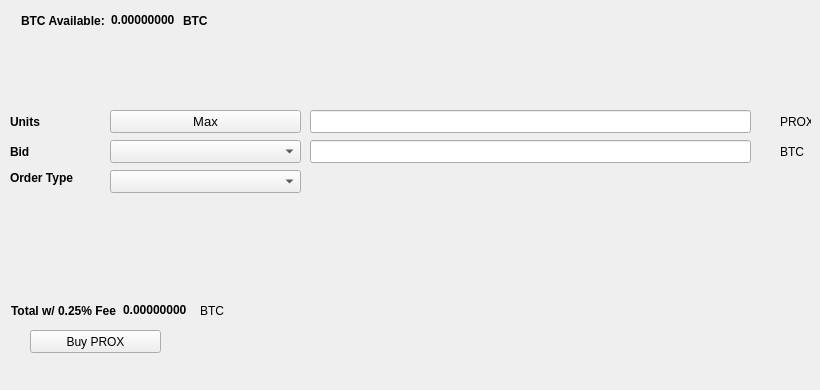
   <widget class="QWidget" name="BuyTab">
    <attribute name="title">
     <string>Buy</string>
    </attribute>
    <widget class="QPushButton" name="BuyPROX">
     <property name="geometry">
      <rect>
       <x>30</x>
       <y>330</y>
       <width>131</width>
       <height>23</height>
      </rect>
     </property>
     <property name="text">
      <string>Buy PROX</string>
     </property>
     <property name="icon">
      <iconset resource="../prox.qrc">
       <normaloff>:/icons/bitcoin</normaloff>:/icons/bitcoin</iconset>
     </property>
    </widget>
    <widget class="QLabel" name="label_3">
     <property name="geometry">
      <rect>
       <x>10</x>
       <y>110</y>
       <width>46</width>
       <height>23</height>
      </rect>
     </property>
     <property name="font">
      <font>
       <weight>75</weight>
       <bold>true</bold>
      </font>
     </property>
     <property name="text">
      <string>Units</string>
     </property>
    </widget>
    <widget class="QLineEdit" name="UnitsInput">
     <property name="geometry">
      <rect>
       <x>310</x>
       <y>110</y>
       <width>441</width>
       <height>23</height>
      </rect>
     </property>
     <property name="font">
      <font>
       <pointsize>9</pointsize>
       <weight>75</weight>
       <bold>true</bold>
      </font>
     </property>
    </widget>
    <widget class="QLineEdit" name="BuyBidPriceEdit">
     <property name="geometry">
      <rect>
       <x>310</x>
       <y>140</y>
       <width>441</width>
       <height>23</height>
      </rect>
     </property>
     <property name="font">
      <font>
       <pointsize>9</pointsize>
       <weight>75</weight>
       <bold>true</bold>
      </font>
     </property>
    </widget>
    <widget class="QLabel" name="label_4">
     <property name="geometry">
      <rect>
       <x>780</x>
       <y>110</y>
       <width>31</width>
       <height>23</height>
      </rect>
     </property>
     <property name="text">
      <string>PROX</string>
     </property>
    </widget>
    <widget class="QLabel" name="label_5">
     <property name="geometry">
      <rect>
       <x>780</x>
       <y>140</y>
       <width>31</width>
       <height>23</height>
      </rect>
     </property>
     <property name="text">
      <string>BTC</string>
     </property>
    </widget>
    <widget class="QLabel" name="label_6">
     <property name="geometry">
      <rect>
       <x>10</x>
       <y>140</y>
       <width>46</width>
       <height>23</height>
      </rect>
     </property>
     <property name="font">
      <font>
       <weight>75</weight>
       <bold>true</bold>
      </font>
     </property>
     <property name="text">
      <string>Bid</string>
     </property>
    </widget>
    <widget class="QLabel" name="label_7">
     <property name="geometry">
      <rect>
       <x>10</x>
       <y>170</y>
       <width>91</width>
       <height>16</height>
      </rect>
     </property>
     <property name="font">
      <font>
       <weight>75</weight>
       <bold>true</bold>
      </font>
     </property>
     <property name="text">
      <string>Order Type</string>
     </property>
    </widget>
    <widget class="QPushButton" name="Buy_Max_Amount">
     <property name="geometry">
      <rect>
       <x>110</x>
       <y>110</y>
       <width>191</width>
       <height>23</height>
      </rect>
     </property>
     <property name="font">
      <font>
       <pointsize>10</pointsize>
      </font>
     </property>
     <property name="text">
      <string>Max</string>
     </property>
    </widget>
    <widget class="QComboBox" name="BuyBidcomboBox">
     <property name="geometry">
      <rect>
       <x>110</x>
       <y>140</y>
       <width>191</width>
       <height>23</height>
      </rect>
     </property>
     <property name="font">
      <font>
       <pointsize>10</pointsize>
      </font>
     </property>
    </widget>
    <widget class="QComboBox" name="buyOrdertypeCombo">
     <property name="geometry">
      <rect>
       <x>110</x>
       <y>170</y>
       <width>191</width>
       <height>23</height>
      </rect>
     </property>
     <property name="font">
      <font>
       <pointsize>10</pointsize>
      </font>
     </property>
    </widget>
    <widget class="QWidget" name="layoutWidget1">
     <property name="geometry">
      <rect>
       <x>21</x>
       <y>11</y>
       <width>227</width>
       <height>19</height>
      </rect>
     </property>
     <layout class="QHBoxLayout" name="horizontalLayout_3">
      <item>
       <widget class="QLabel" name="label232">
        <property name="font">
         <font>
          <weight>75</weight>
          <bold>true</bold>
         </font>
        </property>
        <property name="text">
         <string>BTC Available:</string>
        </property>
       </widget>
      </item>
      <item>
       <widget class="QLabel" name="BtcAvailableLbl">
        <property name="palette">
         <palette>
          <active>
           <colorrole role="WindowText">
            <brush brushstyle="SolidPattern">
             <color alpha="255">
              <red>0</red>
              <green>0</green>
              <blue>0</blue>
             </color>
            </brush>
           </colorrole>
           <colorrole role="Button">
            <brush brushstyle="SolidPattern">
             <color alpha="255">
              <red>0</red>
              <green>170</green>
              <blue>0</blue>
             </color>
            </brush>
           </colorrole>
           <colorrole role="Light">
            <brush brushstyle="SolidPattern">
             <color alpha="255">
              <red>0</red>
              <green>255</green>
              <blue>0</blue>
             </color>
            </brush>
           </colorrole>
           <colorrole role="Midlight">
            <brush brushstyle="SolidPattern">
             <color alpha="255">
              <red>0</red>
              <green>212</green>
              <blue>0</blue>
             </color>
            </brush>
           </colorrole>
           <colorrole role="Dark">
            <brush brushstyle="SolidPattern">
             <color alpha="255">
              <red>0</red>
              <green>85</green>
              <blue>0</blue>
             </color>
            </brush>
           </colorrole>
           <colorrole role="Mid">
            <brush brushstyle="SolidPattern">
             <color alpha="255">
              <red>0</red>
              <green>113</green>
              <blue>0</blue>
             </color>
            </brush>
           </colorrole>
           <colorrole role="Text">
            <brush brushstyle="SolidPattern">
             <color alpha="255">
              <red>0</red>
              <green>170</green>
              <blue>0</blue>
             </color>
            </brush>
           </colorrole>
           <colorrole role="BrightText">
            <brush brushstyle="SolidPattern">
             <color alpha="255">
              <red>255</red>
              <green>255</green>
              <blue>255</blue>
             </color>
            </brush>
           </colorrole>
           <colorrole role="ButtonText">
            <brush brushstyle="SolidPattern">
             <color alpha="255">
              <red>0</red>
              <green>0</green>
              <blue>0</blue>
             </color>
            </brush>
           </colorrole>
           <colorrole role="Base">
            <brush brushstyle="SolidPattern">
             <color alpha="255">
              <red>255</red>
              <green>255</green>
              <blue>255</blue>
             </color>
            </brush>
           </colorrole>
           <colorrole role="Window">
            <brush brushstyle="SolidPattern">
             <color alpha="255">
              <red>0</red>
              <green>170</green>
              <blue>0</blue>
             </color>
            </brush>
           </colorrole>
           <colorrole role="Shadow">
            <brush brushstyle="SolidPattern">
             <color alpha="255">
              <red>0</red>
              <green>0</green>
              <blue>0</blue>
             </color>
            </brush>
           </colorrole>
           <colorrole role="AlternateBase">
            <brush brushstyle="SolidPattern">
             <color alpha="255">
              <red>127</red>
              <green>212</green>
              <blue>127</blue>
             </color>
            </brush>
           </colorrole>
           <colorrole role="ToolTipBase">
            <brush brushstyle="SolidPattern">
             <color alpha="255">
              <red>255</red>
              <green>255</green>
              <blue>220</blue>
             </color>
            </brush>
           </colorrole>
           <colorrole role="ToolTipText">
            <brush brushstyle="SolidPattern">
             <color alpha="255">
              <red>0</red>
              <green>0</green>
              <blue>0</blue>
             </color>
            </brush>
           </colorrole>
          </active>
          <inactive>
           <colorrole role="WindowText">
            <brush brushstyle="SolidPattern">
             <color alpha="255">
              <red>0</red>
              <green>0</green>
              <blue>0</blue>
             </color>
            </brush>
           </colorrole>
           <colorrole role="Button">
            <brush brushstyle="SolidPattern">
             <color alpha="255">
              <red>0</red>
              <green>170</green>
              <blue>0</blue>
             </color>
            </brush>
           </colorrole>
           <colorrole role="Light">
            <brush brushstyle="SolidPattern">
             <color alpha="255">
              <red>0</red>
              <green>255</green>
              <blue>0</blue>
             </color>
            </brush>
           </colorrole>
           <colorrole role="Midlight">
            <brush brushstyle="SolidPattern">
             <color alpha="255">
              <red>0</red>
              <green>212</green>
              <blue>0</blue>
             </color>
            </brush>
           </colorrole>
           <colorrole role="Dark">
            <brush brushstyle="SolidPattern">
             <color alpha="255">
              <red>0</red>
              <green>85</green>
              <blue>0</blue>
             </color>
            </brush>
           </colorrole>
           <colorrole role="Mid">
            <brush brushstyle="SolidPattern">
             <color alpha="255">
              <red>0</red>
              <green>113</green>
              <blue>0</blue>
             </color>
            </brush>
           </colorrole>
           <colorrole role="Text">
            <brush brushstyle="SolidPattern">
             <color alpha="255">
              <red>0</red>
              <green>170</green>
              <blue>0</blue>
             </color>
            </brush>
           </colorrole>
           <colorrole role="BrightText">
            <brush brushstyle="SolidPattern">
             <color alpha="255">
              <red>255</red>
              <green>255</green>
              <blue>255</blue>
             </color>
            </brush>
           </colorrole>
           <colorrole role="ButtonText">
            <brush brushstyle="SolidPattern">
             <color alpha="255">
              <red>0</red>
              <green>0</green>
              <blue>0</blue>
             </color>
            </brush>
           </colorrole>
           <colorrole role="Base">
            <brush brushstyle="SolidPattern">
             <color alpha="255">
              <red>255</red>
              <green>255</green>
              <blue>255</blue>
             </color>
            </brush>
           </colorrole>
           <colorrole role="Window">
            <brush brushstyle="SolidPattern">
             <color alpha="255">
              <red>0</red>
              <green>170</green>
              <blue>0</blue>
             </color>
            </brush>
           </colorrole>
           <colorrole role="Shadow">
            <brush brushstyle="SolidPattern">
             <color alpha="255">
              <red>0</red>
              <green>0</green>
              <blue>0</blue>
             </color>
            </brush>
           </colorrole>
           <colorrole role="AlternateBase">
            <brush brushstyle="SolidPattern">
             <color alpha="255">
              <red>127</red>
              <green>212</green>
              <blue>127</blue>
             </color>
            </brush>
           </colorrole>
           <colorrole role="ToolTipBase">
            <brush brushstyle="SolidPattern">
             <color alpha="255">
              <red>255</red>
              <green>255</green>
              <blue>220</blue>
             </color>
            </brush>
           </colorrole>
           <colorrole role="ToolTipText">
            <brush brushstyle="SolidPattern">
             <color alpha="255">
              <red>0</red>
              <green>0</green>
              <blue>0</blue>
             </color>
            </brush>
           </colorrole>
          </inactive>
          <disabled>
           <colorrole role="WindowText">
            <brush brushstyle="SolidPattern">
             <color alpha="255">
              <red>0</red>
              <green>85</green>
              <blue>0</blue>
             </color>
            </brush>
           </colorrole>
           <colorrole role="Button">
            <brush brushstyle="SolidPattern">
             <color alpha="255">
              <red>0</red>
              <green>170</green>
              <blue>0</blue>
             </color>
            </brush>
           </colorrole>
           <colorrole role="Light">
            <brush brushstyle="SolidPattern">
             <color alpha="255">
              <red>0</red>
              <green>255</green>
              <blue>0</blue>
             </color>
            </brush>
           </colorrole>
           <colorrole role="Midlight">
            <brush brushstyle="SolidPattern">
             <color alpha="255">
              <red>0</red>
              <green>212</green>
              <blue>0</blue>
             </color>
            </brush>
           </colorrole>
           <colorrole role="Dark">
            <brush brushstyle="SolidPattern">
             <color alpha="255">
              <red>0</red>
              <green>85</green>
              <blue>0</blue>
             </color>
            </brush>
           </colorrole>
           <colorrole role="Mid">
            <brush brushstyle="SolidPattern">
             <color alpha="255">
              <red>0</red>
              <green>113</green>
              <blue>0</blue>
             </color>
            </brush>
           </colorrole>
           <colorrole role="Text">
            <brush brushstyle="SolidPattern">
             <color alpha="255">
              <red>0</red>
              <green>85</green>
              <blue>0</blue>
             </color>
            </brush>
           </colorrole>
           <colorrole role="BrightText">
            <brush brushstyle="SolidPattern">
             <color alpha="255">
              <red>255</red>
              <green>255</green>
              <blue>255</blue>
             </color>
            </brush>
           </colorrole>
           <colorrole role="ButtonText">
            <brush brushstyle="SolidPattern">
             <color alpha="255">
              <red>0</red>
              <green>85</green>
              <blue>0</blue>
             </color>
            </brush>
           </colorrole>
           <colorrole role="Base">
            <brush brushstyle="SolidPattern">
             <color alpha="255">
              <red>0</red>
              <green>170</green>
              <blue>0</blue>
             </color>
            </brush>
           </colorrole>
           <colorrole role="Window">
            <brush brushstyle="SolidPattern">
             <color alpha="255">
              <red>0</red>
              <green>170</green>
              <blue>0</blue>
             </color>
            </brush>
           </colorrole>
           <colorrole role="Shadow">
            <brush brushstyle="SolidPattern">
             <color alpha="255">
              <red>0</red>
              <green>0</green>
              <blue>0</blue>
             </color>
            </brush>
           </colorrole>
           <colorrole role="AlternateBase">
            <brush brushstyle="SolidPattern">
             <color alpha="255">
              <red>0</red>
              <green>170</green>
              <blue>0</blue>
             </color>
            </brush>
           </colorrole>
           <colorrole role="ToolTipBase">
            <brush brushstyle="SolidPattern">
             <color alpha="255">
              <red>255</red>
              <green>255</green>
              <blue>220</blue>
             </color>
            </brush>
           </colorrole>
           <colorrole role="ToolTipText">
            <brush brushstyle="SolidPattern">
             <color alpha="255">
              <red>0</red>
              <green>0</green>
              <blue>0</blue>
             </color>
            </brush>
           </colorrole>
          </disabled>
         </palette>
        </property>
        <property name="font">
         <font>
          <weight>75</weight>
          <bold>true</bold>
         </font>
        </property>
        <property name="text">
         <string>0.00000000</string>
        </property>
        <property name="textInteractionFlags">
         <set>Qt::LinksAccessibleByMouse|Qt::TextSelectableByKeyboard|Qt::TextSelectableByMouse</set>
        </property>
       </widget>
      </item>
      <item>
       <widget class="QLabel" name="BtcAvailableLbl_2">
        <property name="font">
         <font>
          <weight>75</weight>
          <bold>true</bold>
         </font>
        </property>
        <property name="text">
         <string>BTC</string>
        </property>
       </widget>
      </item>
     </layout>
    </widget>
    <widget class="QWidget" name="layoutWidge2">
     <property name="geometry">
      <rect>
       <x>11</x>
       <y>301</y>
       <width>259</width>
       <height>19</height>
      </rect>
     </property>
     <layout class="QHBoxLayout" name="horizontalLayout_4">
      <item>
       <widget class="QLabel" name="label_9">
        <property name="font">
         <font>
          <weight>75</weight>
          <bold>true</bold>
         </font>
        </property>
        <property name="text">
         <string>Total w/ 0.25% Fee</string>
        </property>
       </widget>
      </item>
      <item>
       <widget class="QLabel" name="BuyCostLabel">
        <property name="palette">
         <palette>
          <active>
           <colorrole role="WindowText">
            <brush brushstyle="SolidPattern">
             <color alpha="255">
              <red>0</red>
              <green>0</green>
              <blue>0</blue>
             </color>
            </brush>
           </colorrole>
           <colorrole role="Button">
            <brush brushstyle="SolidPattern">
             <color alpha="255">
              <red>0</red>
              <green>170</green>
              <blue>0</blue>
             </color>
            </brush>
           </colorrole>
           <colorrole role="Light">
            <brush brushstyle="SolidPattern">
             <color alpha="255">
              <red>0</red>
              <green>255</green>
              <blue>0</blue>
             </color>
            </brush>
           </colorrole>
           <colorrole role="Midlight">
            <brush brushstyle="SolidPattern">
             <color alpha="255">
              <red>0</red>
              <green>212</green>
              <blue>0</blue>
             </color>
            </brush>
           </colorrole>
           <colorrole role="Dark">
            <brush brushstyle="SolidPattern">
             <color alpha="255">
              <red>0</red>
              <green>85</green>
              <blue>0</blue>
             </color>
            </brush>
           </colorrole>
           <colorrole role="Mid">
            <brush brushstyle="SolidPattern">
             <color alpha="255">
              <red>0</red>
              <green>113</green>
              <blue>0</blue>
             </color>
            </brush>
           </colorrole>
           <colorrole role="Text">
            <brush brushstyle="SolidPattern">
             <color alpha="255">
              <red>0</red>
              <green>170</green>
              <blue>0</blue>
             </color>
            </brush>
           </colorrole>
           <colorrole role="BrightText">
            <brush brushstyle="SolidPattern">
             <color alpha="255">
              <red>255</red>
              <green>255</green>
              <blue>255</blue>
             </color>
            </brush>
           </colorrole>
           <colorrole role="ButtonText">
            <brush brushstyle="SolidPattern">
             <color alpha="255">
              <red>0</red>
              <green>0</green>
              <blue>0</blue>
             </color>
            </brush>
           </colorrole>
           <colorrole role="Base">
            <brush brushstyle="SolidPattern">
             <color alpha="255">
              <red>255</red>
              <green>255</green>
              <blue>255</blue>
             </color>
            </brush>
           </colorrole>
           <colorrole role="Window">
            <brush brushstyle="SolidPattern">
             <color alpha="255">
              <red>0</red>
              <green>170</green>
              <blue>0</blue>
             </color>
            </brush>
           </colorrole>
           <colorrole role="Shadow">
            <brush brushstyle="SolidPattern">
             <color alpha="255">
              <red>0</red>
              <green>0</green>
              <blue>0</blue>
             </color>
            </brush>
           </colorrole>
           <colorrole role="AlternateBase">
            <brush brushstyle="SolidPattern">
             <color alpha="255">
              <red>127</red>
              <green>212</green>
              <blue>127</blue>
             </color>
            </brush>
           </colorrole>
           <colorrole role="ToolTipBase">
            <brush brushstyle="SolidPattern">
             <color alpha="255">
              <red>255</red>
              <green>255</green>
              <blue>220</blue>
             </color>
            </brush>
           </colorrole>
           <colorrole role="ToolTipText">
            <brush brushstyle="SolidPattern">
             <color alpha="255">
              <red>0</red>
              <green>0</green>
              <blue>0</blue>
             </color>
            </brush>
           </colorrole>
          </active>
          <inactive>
           <colorrole role="WindowText">
            <brush brushstyle="SolidPattern">
             <color alpha="255">
              <red>0</red>
              <green>0</green>
              <blue>0</blue>
             </color>
            </brush>
           </colorrole>
           <colorrole role="Button">
            <brush brushstyle="SolidPattern">
             <color alpha="255">
              <red>0</red>
              <green>170</green>
              <blue>0</blue>
             </color>
            </brush>
           </colorrole>
           <colorrole role="Light">
            <brush brushstyle="SolidPattern">
             <color alpha="255">
              <red>0</red>
              <green>255</green>
              <blue>0</blue>
             </color>
            </brush>
           </colorrole>
           <colorrole role="Midlight">
            <brush brushstyle="SolidPattern">
             <color alpha="255">
              <red>0</red>
              <green>212</green>
              <blue>0</blue>
             </color>
            </brush>
           </colorrole>
           <colorrole role="Dark">
            <brush brushstyle="SolidPattern">
             <color alpha="255">
              <red>0</red>
              <green>85</green>
              <blue>0</blue>
             </color>
            </brush>
           </colorrole>
           <colorrole role="Mid">
            <brush brushstyle="SolidPattern">
             <color alpha="255">
              <red>0</red>
              <green>113</green>
              <blue>0</blue>
             </color>
            </brush>
           </colorrole>
           <colorrole role="Text">
            <brush brushstyle="SolidPattern">
             <color alpha="255">
              <red>0</red>
              <green>170</green>
              <blue>0</blue>
             </color>
            </brush>
           </colorrole>
           <colorrole role="BrightText">
            <brush brushstyle="SolidPattern">
             <color alpha="255">
              <red>255</red>
              <green>255</green>
              <blue>255</blue>
             </color>
            </brush>
           </colorrole>
           <colorrole role="ButtonText">
            <brush brushstyle="SolidPattern">
             <color alpha="255">
              <red>0</red>
              <green>0</green>
              <blue>0</blue>
             </color>
            </brush>
           </colorrole>
           <colorrole role="Base">
            <brush brushstyle="SolidPattern">
             <color alpha="255">
              <red>255</red>
              <green>255</green>
              <blue>255</blue>
             </color>
            </brush>
           </colorrole>
           <colorrole role="Window">
            <brush brushstyle="SolidPattern">
             <color alpha="255">
              <red>0</red>
              <green>170</green>
              <blue>0</blue>
             </color>
            </brush>
           </colorrole>
           <colorrole role="Shadow">
            <brush brushstyle="SolidPattern">
             <color alpha="255">
              <red>0</red>
              <green>0</green>
              <blue>0</blue>
             </color>
            </brush>
           </colorrole>
           <colorrole role="AlternateBase">
            <brush brushstyle="SolidPattern">
             <color alpha="255">
              <red>127</red>
              <green>212</green>
              <blue>127</blue>
             </color>
            </brush>
           </colorrole>
           <colorrole role="ToolTipBase">
            <brush brushstyle="SolidPattern">
             <color alpha="255">
              <red>255</red>
              <green>255</green>
              <blue>220</blue>
             </color>
            </brush>
           </colorrole>
           <colorrole role="ToolTipText">
            <brush brushstyle="SolidPattern">
             <color alpha="255">
              <red>0</red>
              <green>0</green>
              <blue>0</blue>
             </color>
            </brush>
           </colorrole>
          </inactive>
          <disabled>
           <colorrole role="WindowText">
            <brush brushstyle="SolidPattern">
             <color alpha="255">
              <red>0</red>
              <green>85</green>
              <blue>0</blue>
             </color>
            </brush>
           </colorrole>
           <colorrole role="Button">
            <brush brushstyle="SolidPattern">
             <color alpha="255">
              <red>0</red>
              <green>170</green>
              <blue>0</blue>
             </color>
            </brush>
           </colorrole>
           <colorrole role="Light">
            <brush brushstyle="SolidPattern">
             <color alpha="255">
              <red>0</red>
              <green>255</green>
              <blue>0</blue>
             </color>
            </brush>
           </colorrole>
           <colorrole role="Midlight">
            <brush brushstyle="SolidPattern">
             <color alpha="255">
              <red>0</red>
              <green>212</green>
              <blue>0</blue>
             </color>
            </brush>
           </colorrole>
           <colorrole role="Dark">
            <brush brushstyle="SolidPattern">
             <color alpha="255">
              <red>0</red>
              <green>85</green>
              <blue>0</blue>
             </color>
            </brush>
           </colorrole>
           <colorrole role="Mid">
            <brush brushstyle="SolidPattern">
             <color alpha="255">
              <red>0</red>
              <green>113</green>
              <blue>0</blue>
             </color>
            </brush>
           </colorrole>
           <colorrole role="Text">
            <brush brushstyle="SolidPattern">
             <color alpha="255">
              <red>0</red>
              <green>85</green>
              <blue>0</blue>
             </color>
            </brush>
           </colorrole>
           <colorrole role="BrightText">
            <brush brushstyle="SolidPattern">
             <color alpha="255">
              <red>255</red>
              <green>255</green>
              <blue>255</blue>
             </color>
            </brush>
           </colorrole>
           <colorrole role="ButtonText">
            <brush brushstyle="SolidPattern">
             <color alpha="255">
              <red>0</red>
              <green>85</green>
              <blue>0</blue>
             </color>
            </brush>
           </colorrole>
           <colorrole role="Base">
            <brush brushstyle="SolidPattern">
             <color alpha="255">
              <red>0</red>
              <green>170</green>
              <blue>0</blue>
             </color>
            </brush>
           </colorrole>
           <colorrole role="Window">
            <brush brushstyle="SolidPattern">
             <color alpha="255">
              <red>0</red>
              <green>170</green>
              <blue>0</blue>
             </color>
            </brush>
           </colorrole>
           <colorrole role="Shadow">
            <brush brushstyle="SolidPattern">
             <color alpha="255">
              <red>0</red>
              <green>0</green>
              <blue>0</blue>
             </color>
            </brush>
           </colorrole>
           <colorrole role="AlternateBase">
            <brush brushstyle="SolidPattern">
             <color alpha="255">
              <red>0</red>
              <green>170</green>
              <blue>0</blue>
             </color>
            </brush>
           </colorrole>
           <colorrole role="ToolTipBase">
            <brush brushstyle="SolidPattern">
             <color alpha="255">
              <red>255</red>
              <green>255</green>
              <blue>220</blue>
             </color>
            </brush>
           </colorrole>
           <colorrole role="ToolTipText">
            <brush brushstyle="SolidPattern">
             <color alpha="255">
              <red>0</red>
              <green>0</green>
              <blue>0</blue>
             </color>
            </brush>
           </colorrole>
          </disabled>
         </palette>
        </property>
        <property name="font">
         <font>
          <weight>75</weight>
          <bold>true</bold>
         </font>
        </property>
        <property name="autoFillBackground">
         <bool>false</bool>
        </property>
        <property name="text">
         <string>0.00000000</string>
        </property>
        <property name="textInteractionFlags">
         <set>Qt::LinksAccessibleByMouse|Qt::TextSelectableByMouse</set>
        </property>
       </widget>
      </item>
      <item>
       <widget class="QLabel" name="label_10">
        <property name="font">
         <font>
          <weight>50</weight>
          <bold>false</bold>
         </font>
        </property>
        <property name="text">
         <string>BTC</string>
        </property>
       </widget>
      </item>
     </layout>
    </widget>
    <widget class="QLabel" name="label_24">
     <property name="geometry">
      <rect>
       <x>460</x>
       <y>300</y>
       <width>281</width>
       <height>81</height>
      </rect>
     </property>
     <property name="text">
      <string/>
     </property>
     <property name="pixmap">
      <pixmap>:/images/bittrex</pixmap>
     </property>
    </widget>
   </widget>
